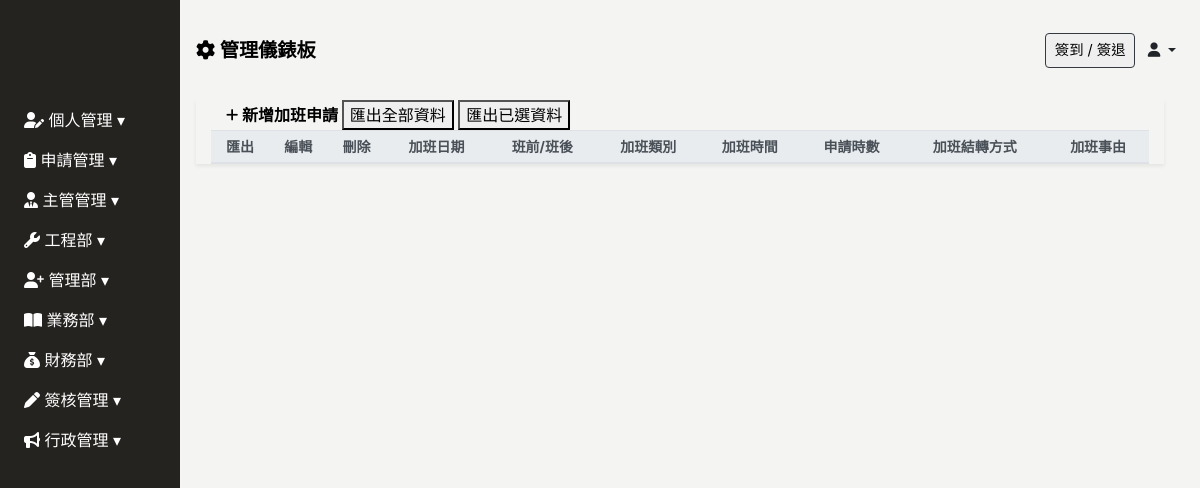
The page /work_overtime_application on the database as committed earlier.
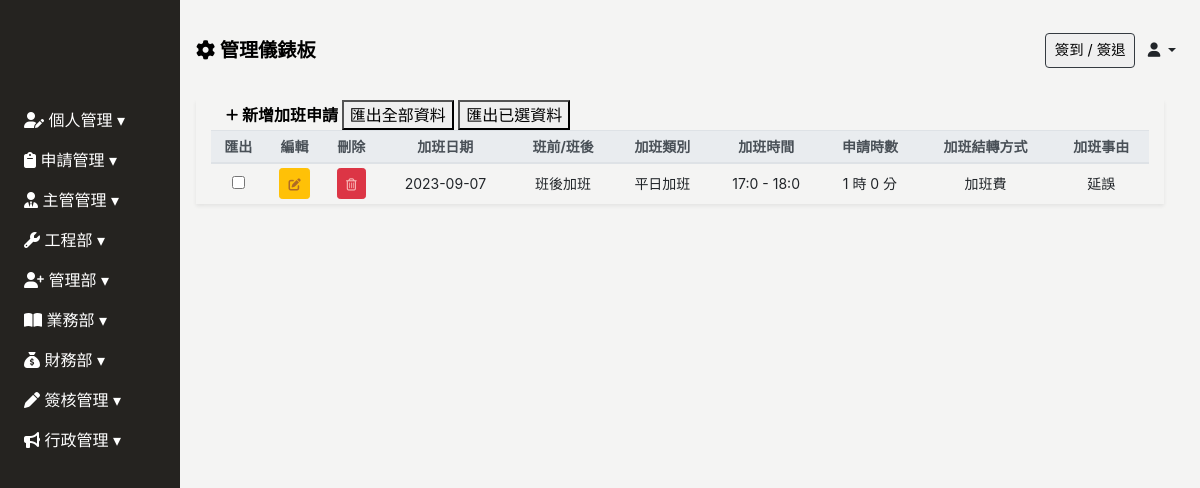
The same page on the database as committed later.
### Backend/models.py (models this page shows, shortened)
class ModifiedModel(models.Model):
    modified_by = models.ForeignKey("Employee", on_delete=models.SET_NULL, null=True, blank=True)
    created_date = models.DateField(default=timezone.now,verbose_name='建立日期')
    update_date = models.DateField(auto_now=True, verbose_name='更新日期')
    class Meta:
        abstract = True

class Work_Overtime_Application(ModifiedModel):
    SHIFT_TYPE= (
        ('1', '班前加班'),
        ('2', '班後加班'),
    )
    OVERTIME_TYPE= (
        ('1', '平日加班'),
    )
    CARRY_OVER_TYPE= (
        ('1', '加班費'),
    )
    date_of_overtime = models.DateField(blank=True, null=True, verbose_name="加班日期")
    shift_of_overtime = models.CharField(max_length=1, choices=SHIFT_TYPE, blank=True, null=True, verbose_name="班前/班後")
    type_of_overtime = models.CharField(max_length=1, choices=OVERTIME_TYPE, blank=True, null=True, verbose_name="加班類別")
    start_hours_of_overtime = models.IntegerField(default=0,blank=True, null=True, verbose_name="加班起始小時")
    start_mins_of_overtime = models.IntegerField(default=0,blank=True, null=True, verbose_name="加班起始分鐘")
    end_hours_of_overtime = models.IntegerField(default=0,blank=True, null=True, verbose_name="加班結束小時")
    end_mins_of_overtime = models.IntegerField(default=0,blank=True, null=True, verbose_name="加班結束分鐘")
    overtime_hours = models.IntegerField(default=0,blank=True, null=True, verbose_name="申請時數(時)")
    overtime_mins = models.IntegerField(default=0,blank=True, null=True, verbose_name="申請時數(分)")
    carry_over = models.CharField(max_length=100, choices=CARRY_OVER_TYPE, blank=True, null=True, verbose_name="加班結轉方式")
    overtime_reason = models.TextField(max_length=300, blank=True, null=True, verbose_name="加班事由")
    created_by = models.ForeignKey("Employee",related_name="work_overtime_application_author", on_delete=models.SET_NULL, null=True, blank=True)
    Approval =  models.ForeignKey(ApprovalModel, null=True, blank=True, on_delete=models.SET_NULL , related_name='Work_Overtime_Application_Approval')
    class Meta:
        verbose_name = "加班申請"
        verbose_name_plural = verbose_name

### Frontend/views.py (the view)
# urls.py: path('work_overtime_application', views.Work_Overtime_Application_List.as_view(), name="Work_Overtime_Application"),
class Work_Overtime_Application_List(UserPassesTestMixin,ListView):
    model = Work_Overtime_Application
    template_name = 'work_overtime_application/work_overtime_application.html'
    context_object_name = 'work_overtime_application_list'
    def get_context_data(self, **kwargs):
        context = super().get_context_data(**kwargs)
        context["work_overtime_application_form"] = WorkOvertimeApplicationForm()
        context["24range"] = range(24)
        context["60range"] = range(60)
        return context
    def test_func(self):
        if settings.PASS_TEST_FUNC:
            return True
        return True

### Backend/forms.py
class WorkOvertimeApplicationForm(BaseModelForm):
    class Meta:
        model = Work_Overtime_Application
        fields = '__all__'
        widgets = {
            'shift_of_overtime': forms.Select(attrs={'class': 'form-control form-control-sm'}),
            'type_of_overtime': forms.Select(attrs={'class': 'form-control form-control-sm'}),
            'carry_over': forms.Select(attrs={'class': 'form-control form-control-sm'}),
        }

### Backend/context_processors.py (called while the page is built, shortened)
def sys_messages(request):
    if  isinstance(request.user, AnonymousUser):
        return {'sys_messages': {}}

def client_list(request):
    clients = Client.objects.all()
    return {'clients': clients}

### Frontend/templates/work_overtime_application/work_overtime_application.html (shortened to what this page needs)
{% extends 'base/base_dashboard.html' %}
{% block import %}
{% load static%}
<link rel="stylesheet" href="{% static 'css/employee/employee.css' %}">
{% endblock %}
{% block main %}
<div class="main px-3">
    <div class="employee-table container-fluid shadow-sm table-responsive-lg">
        <table class="table table-sm table-hover text-center" id="table" data-toggle="table" data-sortable="true"
            data-toolbar="#toolbar" data-search="true" data-show-columns="true" data-filter-strict-search="true"
            data-show-columns-toggle-all="true" data-pagination="true" data-page-size="25" data-page-list="[25, All]"
            data-filter-control="true">
            <div id="toolbar">
                <div class="employee-header container-fluid">
                    <a href="" class="font-weight-bold" id="sys_new" data-toggle="modal" data-target="#work-overtime-application-modal">
                        <i class="fa-solid fa-plus fa-sm" style="color: #000000;"></i> 新增加班申請
                    </a>
                    <button class="d-none d-md-inline-block" onclick="exportAllOptionToExcel('員工.xlsx')"
                        data-export-url="{% url 'excel_export' %}">匯出全部資料</button>
                    <button class="d-none d-md-inline-block"
                        onclick="exportSelectedOptionToExcel('員工.xlsx')">匯出已選資料</button>
                </div>
            </div>
            <thead class="thead-light" style="font-size: 14px;">
                <tr class="text-nowrap">
                    <th data-force-hide="true" data-switchable="false" data-no-print="true" data-field="checkbox"
                        class="d-none d-md-table-cell">匯出</th>
                    <th data-force-hide="true" data-switchable="false" data-no-print="true" data-field="edit">編輯</th>
                    <th data-force-hide="true" data-switchable="false" data-no-print="true" data-field="delete">刪除</th>
                    <th data-field="type_of_leave" data-sortable="true">加班日期</th>
                    <th data-field="date_of_leave" data-sortable="true">班前/班後</th>
                    <th data-field="time_of_leave" data-sortable="true">加班類別</th>
                    <th data-field="leave_hours" data-sortable="true">加班時間</th>
                    <th data-field="substitute" data-sortable="true">申請時數</th>
                    <th data-field="leave_reason" data-sortable="true">加班結轉方式</th>
                    <th data-field="backlog" data-sortable="true">加班事由</th>
                </tr>
            </thead>
            <tbody class="text-nowrap" style="font-size: 14px;">
                {% for work_overtime_application in work_overtime_application_list %}
                <tr>
                    <td><input type="checkbox" name="importcheckd" onclick="updateCheckedArray(this)"value="{{ work_overtime_application.id }}"></td>
                    <td>
                        <a data-target="#work-overtime-application-modal" type="button" data-url="quotation" data-id="{{ work_overtime_application.id }}"
                            class="sys_get btn btn-sm btn-warning" data-toggle="modal"
                            data-target="#project-confirmation-modal" onclick="LoadData(event)">
                        </a>
                    </td>
                    <td>
                        <a data-url="quotation" data-target="#work-overtime-application-modal" data-id="{{ work_overtime_application.id }}" type="button"
                            class="sys_del btn btn-sm btn-danger" onclick="DELETE_handleClick(event)">
                        </a>
                    </td>
                    <td>
                        {{ work_overtime_application.date_of_overtime|date:"Y-m-d" }}
                    </td>
                    <td>
                        {{ work_overtime_application.get_shift_of_overtime_display }}
                    </td>
                    <td>
                        {{ work_overtime_application.get_type_of_overtime_display }}
                    </td>
                    <td>
                        {{ work_overtime_application.start_hours_of_overtime }}:{{ work_overtime_application.start_mins_of_overtime }} - {{ work_overtime_application.end_hours_of_overtime }}:{{ work_overtime_application.end_mins_of_overtime }}
                    </td>
                    <td>
                        {{ work_overtime_application.overtime_hours }} 時 {{ work_overtime_application.overtime_mins }} 分
                    </td>
                    <td>
                        {{ work_overtime_application.get_carry_over_display }}
                    </td>
                    <td>
                        {{ work_overtime_application.overtime_reason }}
                    </td>
                </tr>
                {% endfor %}
            </tbody>
        </table>
    </div>
</div>
{% endblock %}

### Frontend/templates/base/base_dashboard.html (shortened to what this page needs)
<!DOCTYPE html>
<html lang="zh-Hant">
<head>
    <link rel="stylesheet" href="https://stackpath.bootstrapcdn.com/bootstrap/4.2.1/css/bootstrap.min.css"
>
    <link rel="stylesheet" href="https://cdnjs.cloudflare.com/ajax/libs/font-awesome/6.4.0/css/all.min.css">
    <link href="https://unpkg.com/bootstrap-table@1.22.1/dist/bootstrap-table.min.css" rel="stylesheet">
    <link href="https://cdn.rawgit.com/harvesthq/chosen/gh-pages/chosen.min.css" rel="stylesheet" />
    {% load static%}
    <link rel="stylesheet" href="{% static 'css/base/base.css' %}">
    <link rel="stylesheet" href="{% static 'css/index/index-login.css' %}">
    <link href="https://cdn.jsdelivr.net/npm/select2@4.1.0-rc.0/dist/css/select2.min.css" rel="stylesheet" />
    {% block import %}
    {% endblock %}
</head>
<body>
    {% include 'base/sidebar.html' %}
    {% include 'base/header.html' %}
    {% block main %}
    {% endblock %}
</body>
<link href="https://cdn.jsdelivr.net/npm/sweetalert2@11.7.16/dist/sweetalert2.min.css
" rel="stylesheet">
</html>

### Frontend/templates/base/sidebar.html (shortened to what this page needs)
<div class="sidebar pl-2 collapse width show" id="sidebarCollapse">
    <div class="sidebar-logo">
    </div>
    <ul class="nav flex-column">
        <li class="nav-item">
            <a class="nav-link collapsed" href="#" data-target="#calendarCollapse" data-toggle="collapse"
                aria-expanded="false" aria-controls="calendarCollapse">
                <i class="fa-solid fa-user-pen" style="color: #ffffff;"></i> 個人管理
            </a>
        </li>
        <li class="nav-item">
            <a class="nav-link collapsed" href="#" data-target="#applicationCollapse" data-toggle="collapse"
                aria-expanded="false" aria-controls="applicationCollapse">
                <i class="fa-solid fa-clipboard" style="color: #ffffff;"></i> 申請管理
            </a>
        </li>
        <li class="nav-item">
            <a class="nav-link collapsed" href="#" data-target="#directorCollapse" data-toggle="collapse"
                aria-expanded="false" aria-controls="directorCollapse">
                <i class="fa-solid fa-user-tie" style="color: #ffffff;"></i> 主管管理
            </a>
        </li>
        <li class="nav-item">
            <a class="nav-link collapsed" href="#" data-target="#engineerCollapse" data-toggle="collapse"
                aria-expanded="false" aria-controls="engineerCollapse">
                <i class="fa-solid fa-wrench" style="color: #ffffff;"></i> 工程部
            </a>
        </li>
        <li class="nav-item">
            <a class="nav-link collapsed" href="#" data-target="#personnelCollapse" data-toggle="collapse"
                aria-expanded="false" aria-controls="personnelCollapse">
                <i class="fa-solid fa-user-plus" style="color: #ffffff;"></i> 管理部
            </a>
        </li>
        <li class="nav-item">
            <a class="nav-link collapsed" href="#" data-target="#salesCollapse" data-toggle="collapse"
                aria-expanded="false" aria-controls="salesCollapse">
                <i class="fa-solid fa-book-open" style="color: #ffffff;"></i> 業務部
            </a>
        </li>
        <li class="nav-item">
            <a class="nav-link collapsed" href="#financialCollapse" data-toggle="collapse" aria-expanded="false"
                aria-controls="financialCollapse">
                <i class="fa-solid fa-sack-dollar" style="color: #ffffff;"></i> 財務部
            </a>
                        {% load tz %}
        </li>
        <li class="nav-item">
            <a class="nav-link collapsed" href="#approvalCollapse" data-toggle="collapse" aria-expanded="false"
                aria-controls="approvalCollapse">
                <i class="fa-solid fa-pen" style="color: #ffffff;"></i> 簽核管理
            </a>
        </li>
        <li class="nav-item">
            <a class="nav-link collapsed" href="#newsCollapse" data-toggle="collapse" aria-expanded="false"
                aria-controls="newsCollapse">
                <i class="fa-solid fa-bullhorn" style="color: #ffffff;"></i> 行政管理
            </a>
        </li>
    </ul>
</div>

### Frontend/templates/base/header.html (shortened to what this page needs)
<header class="d-flex justify-content-between align-items-center px-3">
    <div>
        <a href="{% url 'index' %}" style="color: #000; text-decoration: none;">
            <span class="font-weight-bold" style="font-size: clamp(1rem, 2vw, 1.2rem);">
                <i class="fa-solid fa-gear"></i> 管理儀錶板
            </span>
        </a>
    </div>
    <div>
        <button type="button" class="border border-dark rounded mr-2" data-toggle="modal" data-target="#clock-inout" @click="catchDateTime">
            簽到 / 簽退
        </button>
        <span class="dropdown-toggle mr-2 employee_full_name" data-toggle="dropdown">
            <i class="fa-solid fa-user"></i> {{ request.user.employee.full_name }}
        </span>
    </div>
</header>
{% load static %}

### static/css/base/base.css (style rules this page uses)
:root { --sidebar-width: 180px; --theme-black: #252320; --theme-white: #f4f4f3; }
body { background: var(--theme-white); }
a { color: #0d4c91; }
button { color: #000; }

### static/css/index/index-login.css (style rules this page uses)
.main { width: calc(100vw - var(--sidebar-width) - 20px); position: relative; left: var(--sidebar-width); top: 100px; }
header { width: calc(100vw - var(--sidebar-width)); height: 100px; background: var(--theme-white); position: fixed; left: var(--sidebar-width); z-index: 1; }
header button { width: 90px; height: 35px; font-size: 0.9rem; }
.employee_full_name { font-size: 0.9rem; }
.sidebar { width: var(--sidebar-width); height: 100vh; background: var(--theme-black); position: fixed; overflow: hidden; z-index: 2; }
.sidebar a { color: #fff; font-size: 1rem; }
.sidebar .nav-link[data-toggle].collapsed:after { content: "\25BE"; }
.sidebar-logo { height: 100px; }

### static/css/employee/employee.css (style rules this page uses)
.employee-header a { text-decoration: none; color: black; }
.employee-table td { vertical-align: middle; }

Rows that differ between the two databases and show on the page:
added Work_Overtime_Application: date_of_overtime "2023-09-07", shift_of_overtime "班後加班", type_of_overtime "平日加班", start_hours_of_overtime "17", start_mins_of_overtime "0", end_hours_of_overtime "18", end_mins_of_overtime "0", overtime_hours "1", overtime_mins "0", carry_over "加班費", overtime_reason "延誤"
